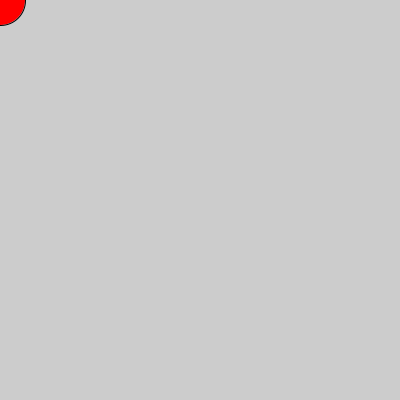
Frame 1 (no input)
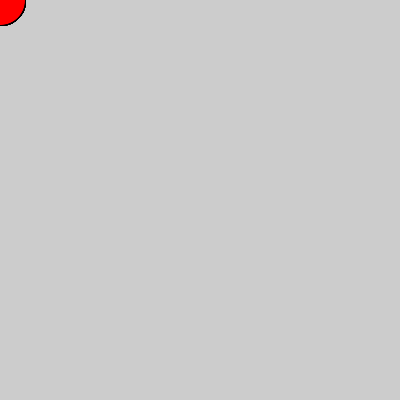
Frame 60 (the mouse pressed at the canvas centre just before this capture)
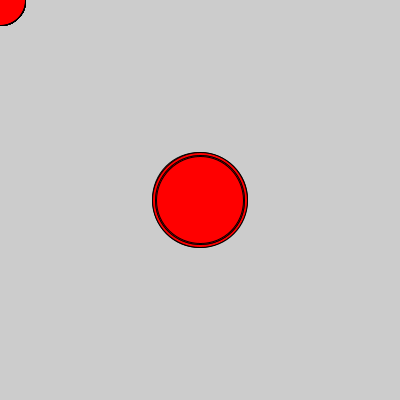
Frame 120 (the mouse held since frame 60 and released just before this capture)

The Processing sketch that drew these frames (run headless with seeded random() and noise(); from frame 60 on, the mouse is pressed at the canvas centre):

// Processing sketch: sketch_160217d
// ── sketch_160217d.pde

float meret =50;

void setup () {
  size(400, 400);
}

void draw() {
  fill (#ff0000);
  
   ellipse(mouseX, mouseY, meret, meret);
  
    if (mousePressed){
    meret=random(0,100);
  
} }
